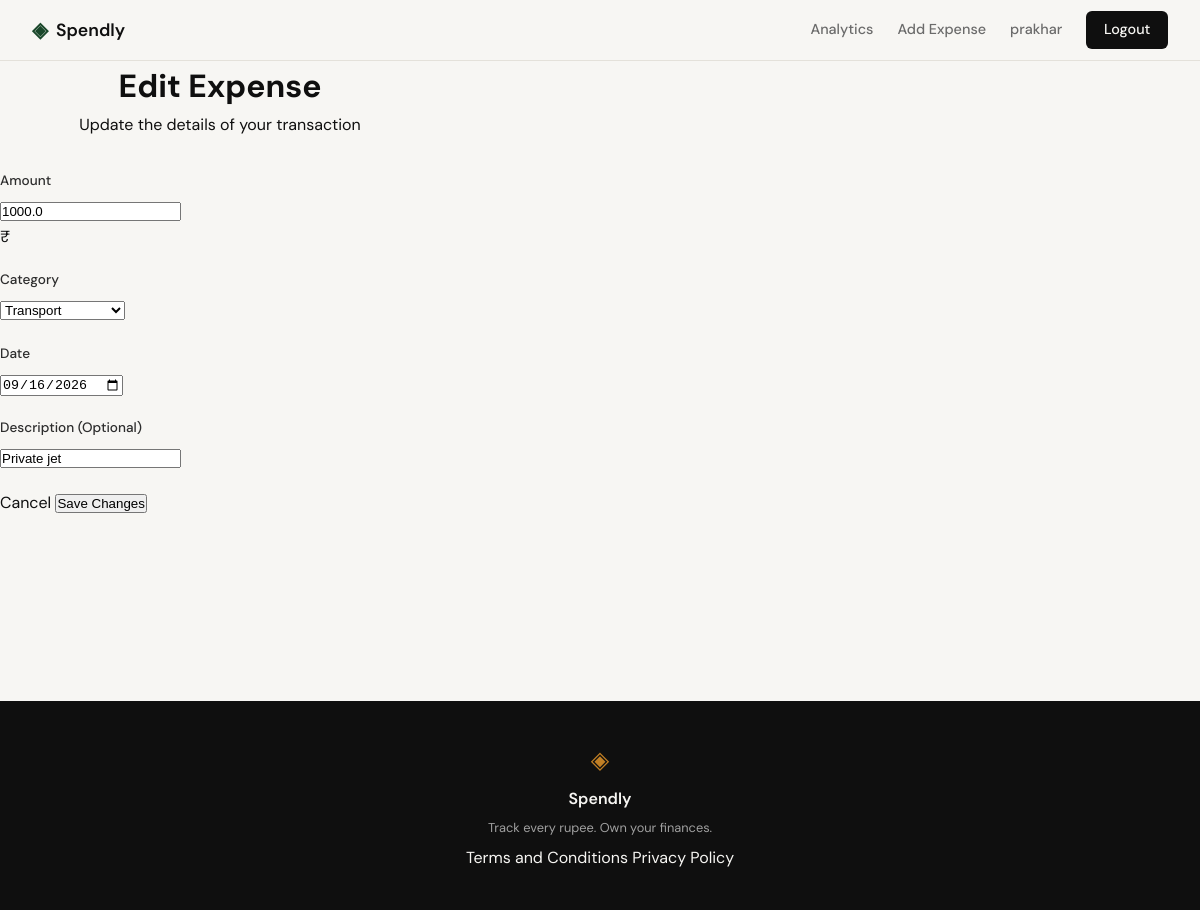
The app's page /expenses/55/edit (signed in), older data.
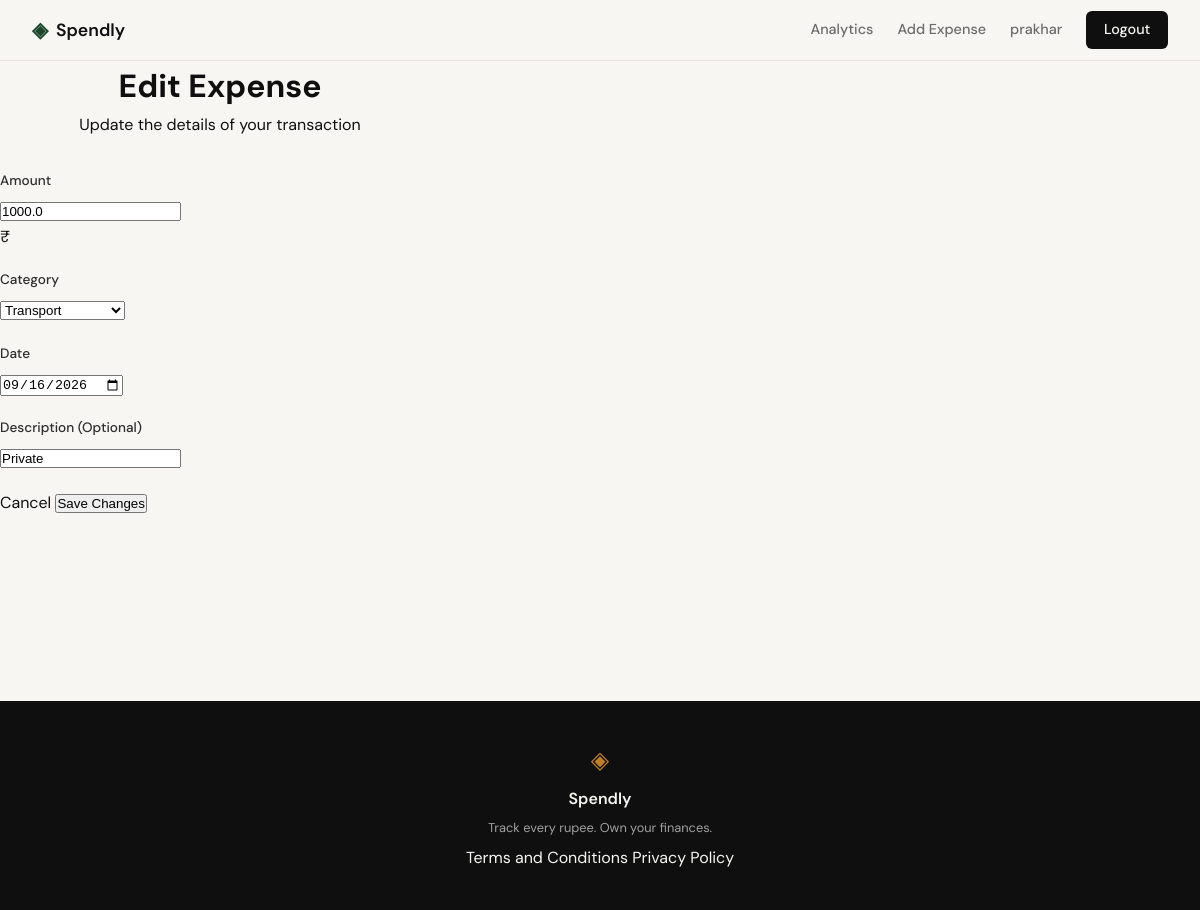
The same page, newer data.
### tables this page shows
CREATE TABLE expenses (
            id INTEGER PRIMARY KEY AUTOINCREMENT,
            user_id INTEGER NOT NULL,
            amount REAL NOT NULL,
            category TEXT NOT NULL,
            date TEXT NOT NULL,
            description TEXT,
            created_at TEXT DEFAULT CURRENT_TIMESTAMP,
            FOREIGN KEY (user_id) REFERENCES users (id)
        );

### app.py (the view, shortened to what this page needs)
@app.route("/expenses/<int:id>/edit", methods=["GET", "POST"])
def edit_expense(id):
    user_id = session.get("user_id")
    if not user_id:
        return redirect(url_for("login"))
    expense = get_expense_by_id(id, user_id)
    if not expense:
        return "Expense not found", 404
    return render_template(
        "edit_expense.html", expense=expense, expense_id=id, categories=VALID_CATEGORIES
    )

### database/db.py (called while the page is built)
def get_db():
    db = sqlite3.connect('spendly.db')
    db.row_factory = sqlite3.Row
    db.execute('PRAGMA foreign_keys = ON')
    return db

### database/queries.py (called while the page is built)
def get_expense_by_id(expense_id, user_id):
    db = get_db()
    try:
        cursor = db.execute(
            "SELECT * FROM expenses WHERE id = ? AND user_id = ?",
            (expense_id, user_id),
        )
        return cursor.fetchone()
    finally:
        db.close()

### templates/edit_expense.html (shortened to what this page needs)
{% extends "base.html" %}
{% block content %}
<div class="auth-container">
    <header class="auth-header">
        <h1>Edit Expense</h1>
        <p>Update the details of your transaction</p>
    </header>
    <form action="{{ url_for('edit_expense', id=expense_id) }}" method="POST" class="auth-form">
        <div class="form-group">
            <label for="amount">Amount</label>
            <input type="number" name="amount" id="amount"
                   placeholder="0.00" step="0.01" min="0.01" required
                   value="{{ expense.amount if expense.amount is number else expense['amount'] }}">
            <div class="input-prefix">₹</div>
        </div>
        <div class="form-group">
            <label for="category">Category</label>
            <select name="category" id="category" required>
                {% for cat in categories %}
                <option value="{{ cat }}" {% if (expense.category if expense.category is number else expense['category']) == cat %}selected{% endif %}>
                    {{ cat }}
                </option>
                {% endfor %}
            </select>
        </div>
        <div class="form-group">
            <label for="date">Date</label>
            <input type="date" name="date" id="date" required
                   value="{{ expense.date if expense.date is number else expense['date'] }}">
        </div>
        <div class="form-group">
            <label for="description">Description (Optional)</label>
            <input type="text" name="description" id="description"
                   placeholder="What was this for?" maxlength="200"
                   value="{{ expense.description if expense.description is number else expense['description'] }}">
        </div>
        <div class="auth-actions">
            <a href="{{ url_for('profile') }}" class="btn-secondary">Cancel</a>
            <button type="submit" class="btn-cta">Save Changes</button>
        </div>
    </form>
</div>
{% endblock %}

Row changes from the older to the newer data that the page shows:
changed expenses "Transport": description "Private jet" → "Private"
